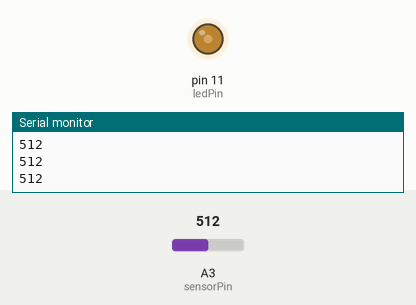
The sketch below on a simulated Arduino Uno, built with avr-gcc and run on an emulated ATmega328P. On the bench: output pins drawn as LEDs (lit = HIGH), the last lines printed to the serial monitor. The inputs (shaded band) are chosen by the test bench; at power-on: A3 (sensorPin) = 512.

Above: at 1.2 s.
1.3 s: A3 (sensorPin) set to 716
At 2.4 s:
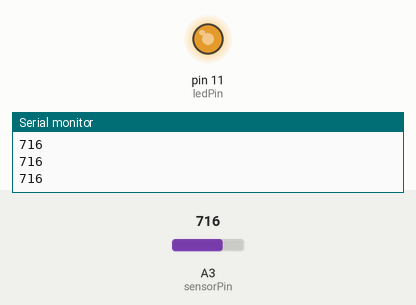
2.8 s: A3 (sensorPin) set to 838
At 3.7 s:
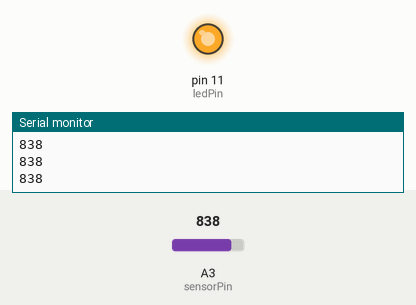
4.3 s: A3 (sensorPin) set to 853
At 4.7 s:
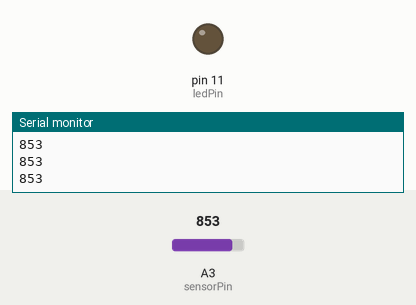
5.8 s: A3 (sensorPin) set to 900
At 7.0 s:
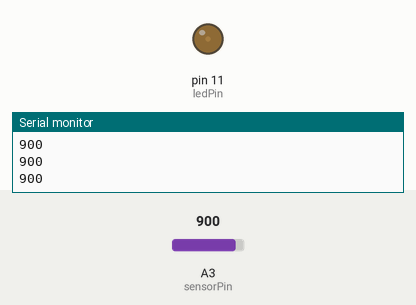
7.3 s: A3 (sensorPin) set to 122
At 8.2 s:
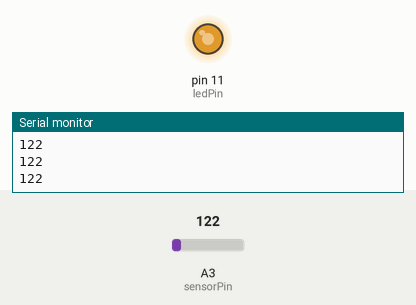
8.8 s: A3 (sensorPin) set to 511
At 9.3 s:
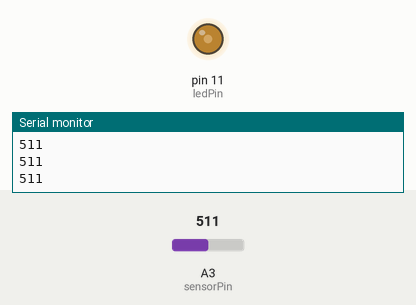
Timing chart, 0 to 11.3 s (numbered marks = the images above; inputs shaded):
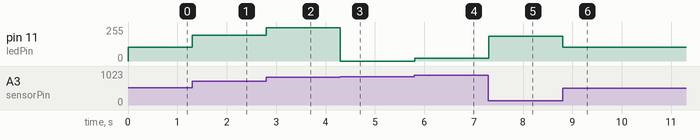

The sketch:

light-sensor-led.ino
```cpp
const int sensorPin = A3;
const int ledPin = 11;

// int minSensorValue = 1023;
// int maxSensorValue = 0;

int minSensorValue = 280;
int maxSensorValue = 850;

void setup() {
  Serial.begin(9600);
  pinMode(ledPin, OUTPUT);
}

void loop() {
  int sensorValue = analogRead(sensorPin);
  int brightness = map(sensorValue, minSensorValue, maxSensorValue, 0, 255);
  analogWrite(ledPin, brightness);
  Serial.println(sensorValue);
  delay(1);
}
```

Measured:
- the behaviour switches between 852 and 853 on A3 (sensorPin) (found by bisection; images 2 and 3)
- after the input at 1.3 s, pin 11 (ledPin): 103/255 → 195/255 at once
- after the input at 2.8 s, pin 11 (ledPin): 195/255 → 249/255 at once
- after the input at 4.3 s, pin 11 (ledPin): 249/255 → 0/255 at once
- after the input at 5.8 s, pin 11 (ledPin): 0/255 → 21/255 at once
- after the input at 7.3 s, pin 11 (ledPin): 21/255 → 186/255 at once
- after the input at 8.8 s, pin 11 (ledPin): 186/255 → 103/255 at once
